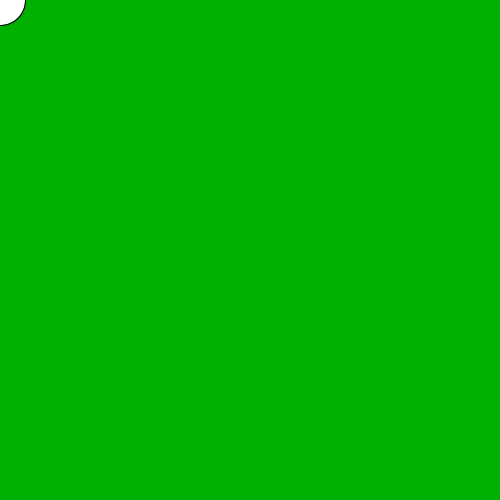
Frame 1 (no input)
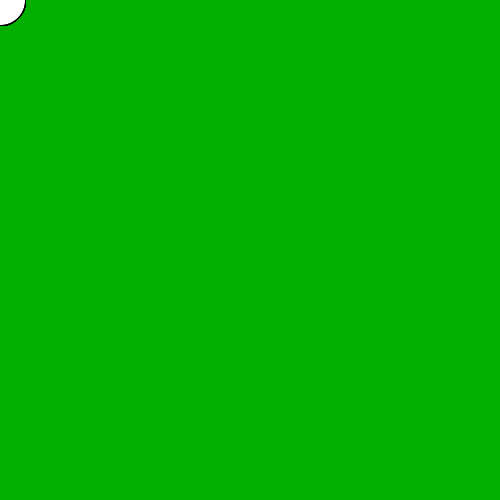
Frame 60 (the mouse pressed at the canvas centre just before this capture)
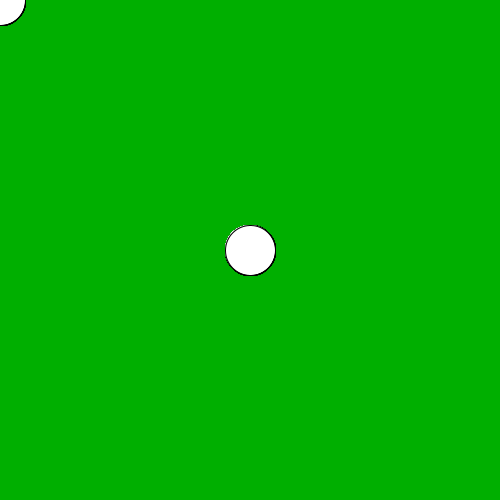
Frame 120 (the mouse held since frame 60 and released just before this capture)

The Processing sketch that drew these frames (run headless with seeded random() and noise(); from frame 60 on, the mouse is pressed at the canvas centre):

// Processing sketch: Notes_2_mouseX_and_mouseY
// ── Notes_2_mouseX_and_mouseY.pde
// mouseX and mouseY variables
// values provided by the Processing library
// that allow us to access the current position of our mouse

void setup() {
  size(500, 500);
  background(0, 175, 0);
}

void draw() {
  ellipse(mouseX, mouseY, 50, 50);
}
